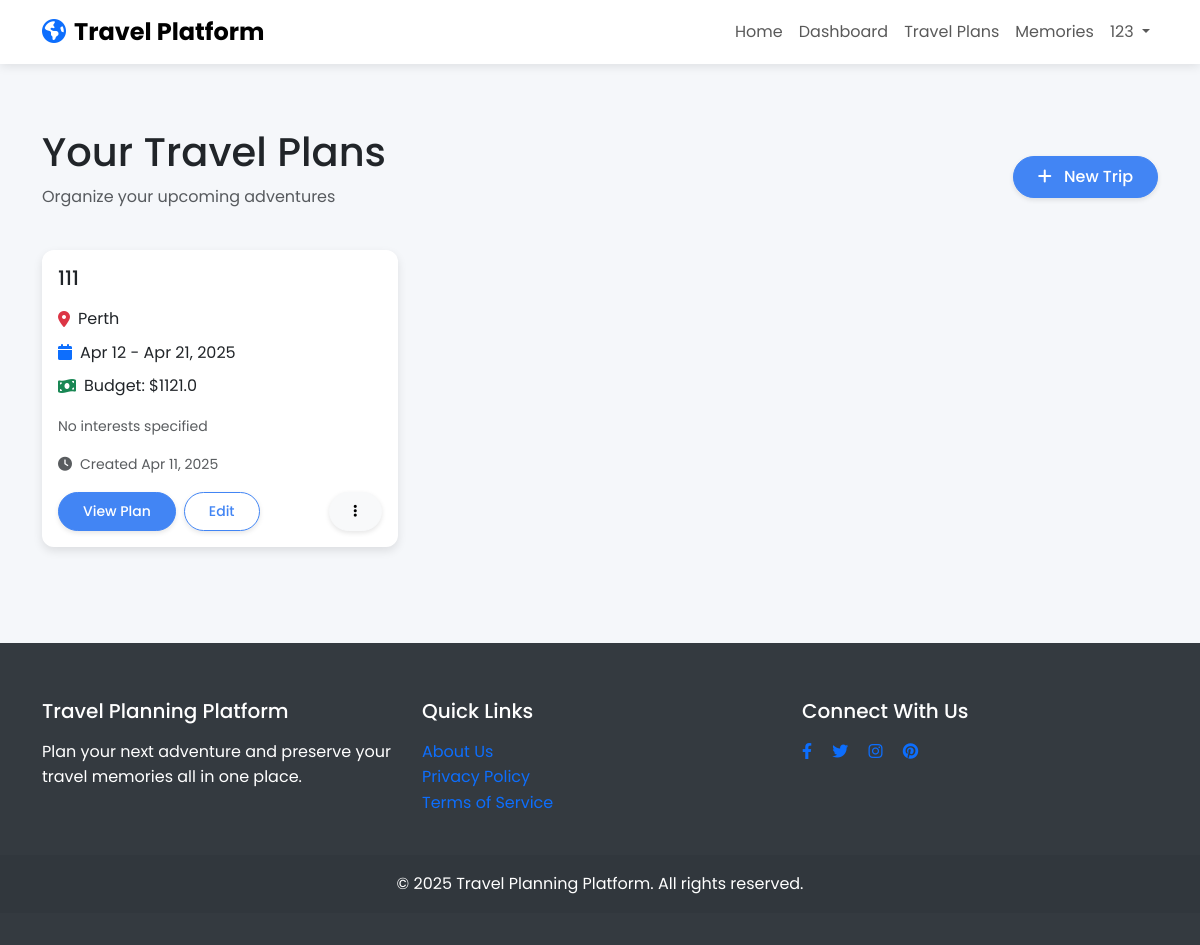
The page /planner/ (signed in) on the database its author committed.
### app/models/user.py (models this page shows, shortened)
class User(UserMixin, db.Model):
    id = db.Column(db.Integer, primary_key=True)
    username = db.Column(db.String(64), unique=True, nullable=False)
    email = db.Column(db.String(120), unique=True, nullable=False)
    password_hash = db.Column(db.String(128))
    created_at = db.Column(db.DateTime, default=datetime.utcnow)
    travel_plans = db.relationship('TravelPlan', backref='user', lazy='dynamic')
    memories = db.relationship('Memory', backref='user', lazy='dynamic')

### app/models/travel_plan.py (models this page shows, shortened)
class TravelPlan(db.Model):
    id = db.Column(db.Integer, primary_key=True)
    title = db.Column(db.String(100), nullable=False)
    destination = db.Column(db.String(100), nullable=False)
    start_date = db.Column(db.DateTime, nullable=False)
    end_date = db.Column(db.DateTime, nullable=False)
    budget = db.Column(db.Float)
    interests = db.Column(db.String(200))
    created_at = db.Column(db.DateTime, default=datetime.utcnow)
    is_public = db.Column(db.Boolean, default=False)
    user_id = db.Column(db.Integer, db.ForeignKey('user.id'), nullable=False)
    itinerary_items = db.relationship('ItineraryItem', backref='travel_plan', lazy='dynamic', cascade="all, delete-orphan")
    shared_with = db.relationship('PlanShare', backref='travel_plan', lazy='dynamic', cascade="all, delete-orphan")

### app/routes/planner.py (the view)
@planner_bp.route('/')
@login_required
def index():
    plans = TravelPlan.query.filter_by(user_id=current_user.id).order_by(TravelPlan.start_date).all()
    return render_template('planner/index.html', plans=plans)

### app/auth.py (called while the page is built)
@login_manager.user_loader
def load_user(user_id):
    return User.query.get(int(user_id))

### app/templates/planner/index.html (shortened to what this page needs)
{% extends 'base.html' %}
{% block content %}
<section class="py-5">
    <div class="container">
        <div class="row mb-4 align-items-center">
            <div class="col">
                <h1>Your Travel Plans</h1>
                <p class="text-muted">Organize your upcoming adventures</p>
            </div>
            <div class="col-auto">
                <a href="{{ url_for('planner.create_plan') }}" class="btn btn-primary">
                    <i class="fas fa-plus me-2"></i> New Trip
                </a>
            </div>
        </div>
        <div class="row g-4">
            {% if plans %}
                {% for plan in plans %}
                    <div class="col-md-6 col-lg-4 animate fade-in" style="animation-delay: {{ loop.index0 * 0.1 }}s;">
                        <div class="card h-100">
                            <div class="card-body">
                                <div class="d-flex justify-content-between align-items-center mb-3">
                                    <h5 class="card-title mb-0">{{ plan.title }}</h5>
                                </div>
                                <div class="d-flex align-items-center mb-2">
                                    <i class="fas fa-map-marker-alt text-danger me-2"></i>
                                    <span>{{ plan.destination }}</span>
                                </div>
                                <div class="d-flex align-items-center mb-2">
                                    <i class="fas fa-calendar text-primary me-2"></i>
                                    <span>{{ plan.start_date.strftime('%b %d') }} - {{ plan.end_date.strftime('%b %d, %Y') }}</span>
                                </div>
                                <div class="d-flex align-items-center mb-3">
                                    <i class="fas fa-money-bill-wave text-success me-2"></i>
                                    <span>Budget: ${{ plan.budget }}</span>
                                </div>
                                <p class="card-text small text-muted mb-3">
                                    {{ plan.interests or 'No interests specified' | truncate(100) }}
                                </p>
                                <div class="d-flex align-items-center small text-muted mb-3">
                                    <i class="fas fa-clock me-2"></i>
                                    <span>Created {{ plan.created_at.strftime('%b %d, %Y') }}</span>
                                </div>
                                <div class="d-flex gap-2">
                                    <a href="{{ url_for('planner.view_plan', plan_id=plan.id) }}" class="btn btn-sm btn-primary">View Plan</a>
                                    <a href="{{ url_for('planner.edit_plan', plan_id=plan.id) }}" class="btn btn-sm btn-outline-primary">Edit</a>
                                    <div class="dropdown ms-auto">
                                        <button class="btn btn-sm btn-light" type="button" data-bs-toggle="dropdown">
                                            <i class="fas fa-ellipsis-v"></i>
                                        </button>
                                    </div>
                                </div>
                            </div>
                        </div>
                    </div>
                {% endfor %}
            {% endif %}
        </div>
    </div>
</section>
{% endblock %}

### app/templates/base.html (shortened to what this page needs)
<!DOCTYPE html>
<html lang="en">
<head>
    <link href="https://cdn.jsdelivr.net/npm/bootstrap@5.3.0-alpha1/dist/css/bootstrap.min.css" rel="stylesheet">
    <link rel="stylesheet" href="https://cdnjs.cloudflare.com/ajax/libs/font-awesome/6.0.0/css/all.min.css">
    <link rel="stylesheet" href="https://unpkg.com/leaflet@1.9.3/dist/leaflet.css">
    <link rel="stylesheet" href="{{ url_for('static', filename='css/style.css') }}">
</head>
<body>
    <nav class="navbar navbar-expand-lg navbar-light bg-white sticky-top">
        <div class="container">
            <a class="navbar-brand" href="{{ url_for('main.index') }}">
                <i class="fas fa-globe-americas me-2 text-primary"></i>Travel Platform
            </a>
            <div class="collapse navbar-collapse" id="navbarNav">
                <ul class="navbar-nav ms-auto">
                    <li class="nav-item">
                        <a class="nav-link" href="{{ url_for('main.index') }}">Home</a>
                    </li>
                    {% if current_user.is_authenticated %}
                        <li class="nav-item">
                            <a class="nav-link" href="{{ url_for('main.dashboard') }}">Dashboard</a>
                        </li>
                        <li class="nav-item">
                            <a class="nav-link" href="{{ url_for('planner.index') }}">Travel Plans</a>
                        </li>
                        <li class="nav-item">
                            <a class="nav-link" href="{{ url_for('memories.index') }}">Memories</a>
                        </li>
                        <li class="nav-item dropdown">
                            <a class="nav-link dropdown-toggle" href="#" id="navbarDropdown" role="button" data-bs-toggle="dropdown">
                                {{ current_user.username }}
                            </a>
                        </li>
                    {% endif %}
                </ul>
            </div>
        </div>
    </nav>
    <main>
        {% block content %}{% endblock %}
    </main>
    <footer class="text-center text-lg-start">
        <div class="container py-4">
            <div class="row">
                <div class="col-lg-4 mb-4 mb-lg-0">
                    <h5 class="mb-3">Travel Planning Platform</h5>
                    <p>Plan your next adventure and preserve your travel memories all in one place.</p>
                </div>
                <div class="col-lg-4 mb-4 mb-lg-0">
                    <h5 class="mb-3">Quick Links</h5>
                    <ul class="list-unstyled">
                        <li><a href="{{ url_for('main.about') }}" class="text-decoration-none">About Us</a></li>
                        <li><a href="#" class="text-decoration-none">Privacy Policy</a></li>
                        <li><a href="#" class="text-decoration-none">Terms of Service</a></li>
                    </ul>
                </div>
                <div class="col-lg-4">
                    <h5 class="mb-3">Connect With Us</h5>
                    <div class="social-links">
                        <a href="#" class="me-3 text-decoration-none"><i class="fab fa-facebook-f"></i></a>
                        <a href="#" class="me-3 text-decoration-none"><i class="fab fa-twitter"></i></a>
                        <a href="#" class="me-3 text-decoration-none"><i class="fab fa-instagram"></i></a>
                        <a href="#" class="text-decoration-none"><i class="fab fa-pinterest"></i></a>
                    </div>
                </div>
            </div>
        </div>
        <div class="text-center p-3" style="background-color: rgba(0, 0, 0, 0.05);">
            © 2025 Travel Planning Platform. All rights reserved.
        </div>
    </footer>
</body>
</html>

### app/static/css/style.css (style rules this page uses)
:root { --primary-color: #4285f4; --secondary-color: #34a853; --accent-color: #fbbc05; --danger-color: #ea4335; --light-color: #f8f9fa; --dark-color: #343a40; --text-color: #212529; --border-radius: 12px; --transition-speed: 0.3s; --box-shadow: 0 4px 10px rgba(0, 0, 0, 0.1); }
body { font-family: 'Poppins', sans-serif; line-height: 1.6; color: var(--text-color); background-color: #f5f7fa; transition: all var(--transition-speed) ease; }
.animate { animation-duration: 0.5s; animation-fill-mode: both; }
.fade-in { animation-name: fadeIn; }
.card { border-radius: var(--border-radius); overflow: hidden; border: none; box-shadow: var(--box-shadow); transition: transform var(--transition-speed); }
.btn { border-radius: 50px; padding: 0.5rem 1.5rem; transition: all var(--transition-speed); box-shadow: 0 2px 5px rgba(0, 0, 0, 0.1); font-weight: 500; }
.btn-primary { background-color: var(--primary-color); border-color: var(--primary-color); }
.btn-outline-primary { border-color: var(--primary-color); color: var(--primary-color); }
.navbar { background-color: white; box-shadow: 0 2px 10px rgba(0, 0, 0, 0.1); }
.navbar-brand { font-weight: 700; font-size: 1.5rem; }
footer { background-color: var(--dark-color); color: white; padding: 2rem 0; margin-top: 3rem; }

### rows shown on the page
User: username "123"
TravelPlan: title "111", destination "Perth", start_date "Apr 12", end_date "Apr 21, 2025", budget "1121.0", interests "No interests specified", created_at "Apr 11, 2025"
